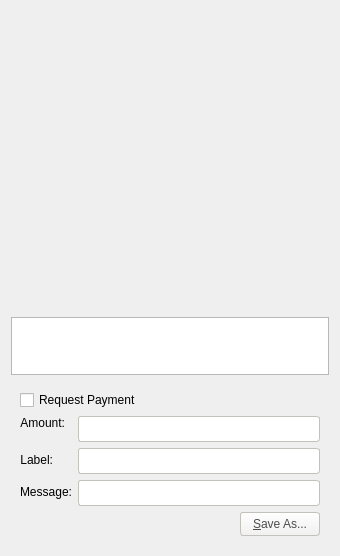
<?xml version="1.0" encoding="UTF-8"?>
<ui version="4.0">
 <class>QRCodeDialog</class>
 <widget class="QDialog" name="QRCodeDialog">
  <property name="geometry">
   <rect>
    <x>0</x>
    <y>0</y>
    <width>340</width>
    <height>556</height>
   </rect>
  </property>
  <property name="windowTitle">
   <string>QR Code Dialog</string>
  </property>
  <layout class="QVBoxLayout" name="verticalLayout_3">
   <item>
    <widget class="QLabel" name="lblQRCode">
     <property name="sizePolicy">
      <sizepolicy hsizetype="Expanding" vsizetype="Expanding">
       <horstretch>0</horstretch>
       <verstretch>0</verstretch>
      </sizepolicy>
     </property>
     <property name="minimumSize">
      <size>
       <width>300</width>
       <height>300</height>
      </size>
     </property>
     <property name="textFormat">
      <enum>Qt::PlainText</enum>
     </property>
     <property name="alignment">
      <set>Qt::AlignCenter</set>
     </property>
     <property name="wordWrap">
      <bool>true</bool>
     </property>
    </widget>
   </item>
   <item>
    <widget class="QPlainTextEdit" name="outUri">
     <property name="sizePolicy">
      <sizepolicy hsizetype="Expanding" vsizetype="Minimum">
       <horstretch>0</horstretch>
       <verstretch>0</verstretch>
      </sizepolicy>
     </property>
     <property name="minimumSize">
      <size>
       <width>0</width>
       <height>50</height>
      </size>
     </property>
     <property name="tabChangesFocus">
      <bool>true</bool>
     </property>
     <property name="textInteractionFlags">
      <set>Qt::TextSelectableByKeyboard|Qt::TextSelectableByMouse</set>
     </property>
    </widget>
   </item>
   <item>
    <widget class="QWidget" name="widget" native="true">
     <layout class="QVBoxLayout" name="verticalLayout_2">
      <item>
       <widget class="QCheckBox" name="chkReqPayment">
        <property name="enabled">
         <bool>true</bool>
        </property>
        <property name="text">
         <string>Request Payment</string>
        </property>
       </widget>
      </item>
      <item>
       <layout class="QFormLayout" name="formLayout">
        <property name="fieldGrowthPolicy">
         <enum>QFormLayout::AllNonFixedFieldsGrow</enum>
        </property>
        <item row="1" column="0">
         <widget class="QLabel" name="lblLabel">
          <property name="text">
           <string>Label:</string>
          </property>
          <property name="textFormat">
           <enum>Qt::PlainText</enum>
          </property>
          <property name="alignment">
           <set>Qt::AlignRight|Qt::AlignTrailing|Qt::AlignVCenter</set>
          </property>
          <property name="buddy">
           <cstring>lnLabel</cstring>
          </property>
         </widget>
        </item>
        <item row="1" column="1">
         <widget class="QLineEdit" name="lnLabel">
          <property name="styleSheet">
           <string notr="true">background-color: rgb(255,255,255);
border-radius:3px;
border: 1px solid #C4C1BD;
color: #4C4C4C;
padding: 4px;</string>
          </property>
         </widget>
        </item>
        <item row="2" column="0">
         <widget class="QLabel" name="lblMessage">
          <property name="text">
           <string>Message:</string>
          </property>
          <property name="textFormat">
           <enum>Qt::PlainText</enum>
          </property>
          <property name="alignment">
           <set>Qt::AlignRight|Qt::AlignTrailing|Qt::AlignVCenter</set>
          </property>
          <property name="buddy">
           <cstring>lnMessage</cstring>
          </property>
         </widget>
        </item>
        <item row="2" column="1">
         <widget class="QLineEdit" name="lnMessage">
          <property name="styleSheet">
           <string notr="true">background-color: rgb(255,255,255);
border-radius:3px;
border: 1px solid #C4C1BD;
color: #4C4C4C;
padding: 4px;</string>
          </property>
         </widget>
        </item>
        <item row="0" column="0">
         <widget class="QLabel" name="lblAmount">
          <property name="sizePolicy">
           <sizepolicy hsizetype="Preferred" vsizetype="Maximum">
            <horstretch>0</horstretch>
            <verstretch>0</verstretch>
           </sizepolicy>
          </property>
          <property name="text">
           <string>Amount:</string>
          </property>
          <property name="textFormat">
           <enum>Qt::PlainText</enum>
          </property>
          <property name="alignment">
           <set>Qt::AlignRight|Qt::AlignTrailing|Qt::AlignVCenter</set>
          </property>
          <property name="buddy">
           <cstring>lnReqAmount</cstring>
          </property>
         </widget>
        </item>
        <item row="0" column="1">
         <widget class="BitcoinAmountField" name="lnReqAmount">
          <property name="enabled">
           <bool>false</bool>
          </property>
          <property name="minimumSize">
           <size>
            <width>80</width>
            <height>0</height>
           </size>
          </property>
          <property name="styleSheet">
           <string notr="true">background-color: rgb(255,255,255);
border-radius:3px;
border: 1px solid #C4C1BD;
color: #4C4C4C;
padding: 4px;</string>
          </property>
         </widget>
        </item>
       </layout>
      </item>
      <item>
       <layout class="QHBoxLayout" name="horizontalLayout">
        <item>
         <spacer name="horizontalSpacer">
          <property name="orientation">
           <enum>Qt::Horizontal</enum>
          </property>
          <property name="sizeHint" stdset="0">
           <size>
            <width>40</width>
            <height>20</height>
           </size>
          </property>
         </spacer>
        </item>
        <item>
         <widget class="QPushButton" name="btnSaveAs">
          <property name="styleSheet">
           <string notr="true">background-color: qlineargradient(spread:pad, x1:0, y1:1, x2:0, y2:0, stop:0 rgb(240,240,240), stop:1 rgb(255, 255, 255));
border-radius:3px;
border: 1px solid #C4C1BD;
color: #4C4C4C;
padding: 4px 12px;</string>
          </property>
          <property name="text">
           <string>&amp;Save As...</string>
          </property>
         </widget>
        </item>
       </layout>
      </item>
     </layout>
    </widget>
   </item>
  </layout>
 </widget>
 <customwidgets>
  <customwidget>
   <class>BitcoinAmountField</class>
   <extends>QLineEdit</extends>
   <header>bitcoinamountfield.h</header>
   <container>1</container>
  </customwidget>
 </customwidgets>
 <resources/>
 <connections>
  <connection>
   <sender>chkReqPayment</sender>
   <signal>clicked(bool)</signal>
   <receiver>lnReqAmount</receiver>
   <slot>setEnabled(bool)</slot>
   <hints>
    <hint type="sourcelabel">
     <x>92</x>
     <y>285</y>
    </hint>
    <hint type="destinationlabel">
     <x>98</x>
     <y>311</y>
    </hint>
   </hints>
  </connection>
 </connections>
</ui>
